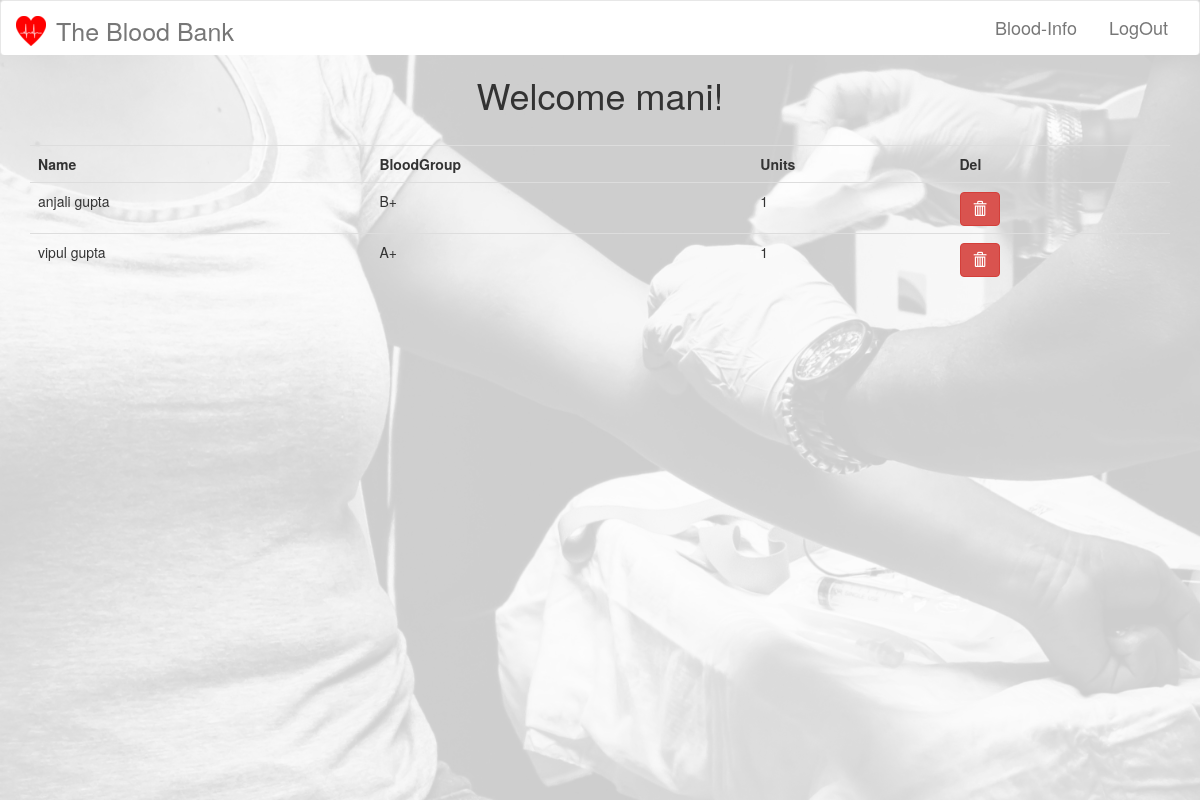
The page /requestedBlood.php (signed in) on the database as committed earlier.
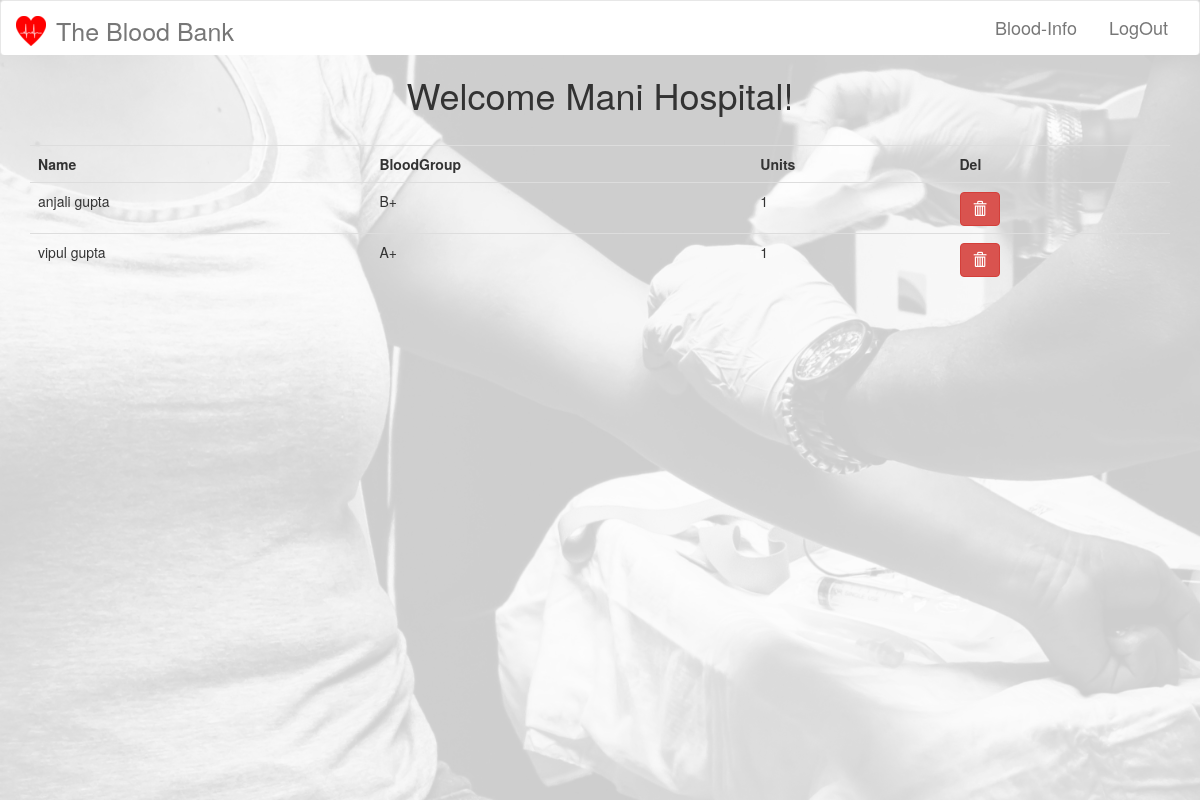
The same page on the database as committed later.
### tables this page shows
CREATE TABLE `hospitals` (
  `id` int(11) NOT NULL,
  `name` text NOT NULL,
  `address` text NOT NULL,
  `email` varchar(50) NOT NULL,
  `password` varchar(61) NOT NULL
);

### includes/CRUD.php (called while the page is built, shortened)
<?php
    class database{
        protected function connect(){
            $this->host = "localhost";
            $this->dbUserName = "root";
            $this->dbPassword = "";
            $this->dbName = "bloodBank";
            try{
                $conn = new PDO("mysql:host=$this->host;dbname=$this->dbName", $this->dbUserName,
                $this->dbPassword);
            }catch(PDOException $e){
                die($e->getMessage());
            }
            return $conn;
        }
    }
    class query extends database{
        protected $conn;
        function __construct(){
            $this->conn = $this->connect();
        }
        public function prep_and_run($query){
            $query = $this->conn->prepare($query);
            try{
                $query->execute();
                $result = $query->fetchAll();
            }
            catch(PDOException $e){
                die($e->getMessage());
            }
            return $result;
        }
        public function getData($table, $field = "*", $conditions = array(), $order_by_field = "", $order_by_type = "DESC", $limit = ""){
            $query = "SELECT $field FROM $table";
            if($conditions != []){
                $query .= " WHERE ";
                $count = count($conditions);
                $i = 0;
                foreach($conditions as $k=>$v){
                    if($count-1 != $i){
                        $query .= "$k='$v' and ";
                    }
                    else{
                        $query .= "$k='$v' ";
                    }
                    $i++;
                }
            }
            $result = $this->prep_and_run($query);
            return $result;
        }
    }
?>

### requestedBlood.php (the view, shortened to what this page needs)
<?php
    include_once("includes/header.php");
    $id = $_SESSION["id"];
    $query = new query();
    $result = $query->getData("requestedBloods","*", array("hospitalId"=>$id));
    $hospital = $query->getData("hospitals","name", array("id"=>$id));
    $name = $hospital[0]["name"];
?>
    <h1 class="text-center">Welcome<?php echo " ".$name . "!" ?></h1><br>
    <div class="container ">
        <table class="table table-hover">
            <tr><th>Name</th><th>BloodGroup</th><th>Units</th><th>Del</th></tr>
            <?php
                if($result){
                    foreach($result as $row){
                        echo "<tr><td>" . $row["receiverName"] . "</td><td>" . $row["bloodGroup"] . "</td><td>". $row["units"] . "</td><td><a class = 'btn btn-danger glyphicon glyphicon-trash' href = 'requestedBlood.php?delete=" . $row["receiverId"] ."'></a></td></tr>";
                    }
                }
                else{
                    echo "<div class = 'alert alert-success'>No Data To Show</div>";
                }
            ?>
        </table><br>
    </div>
<?php
    include_once("includes/footer.php");
?>

Rows that differ between the two databases and show on the page:
changed hospitals: name "mani" → "Mani Hospital"
